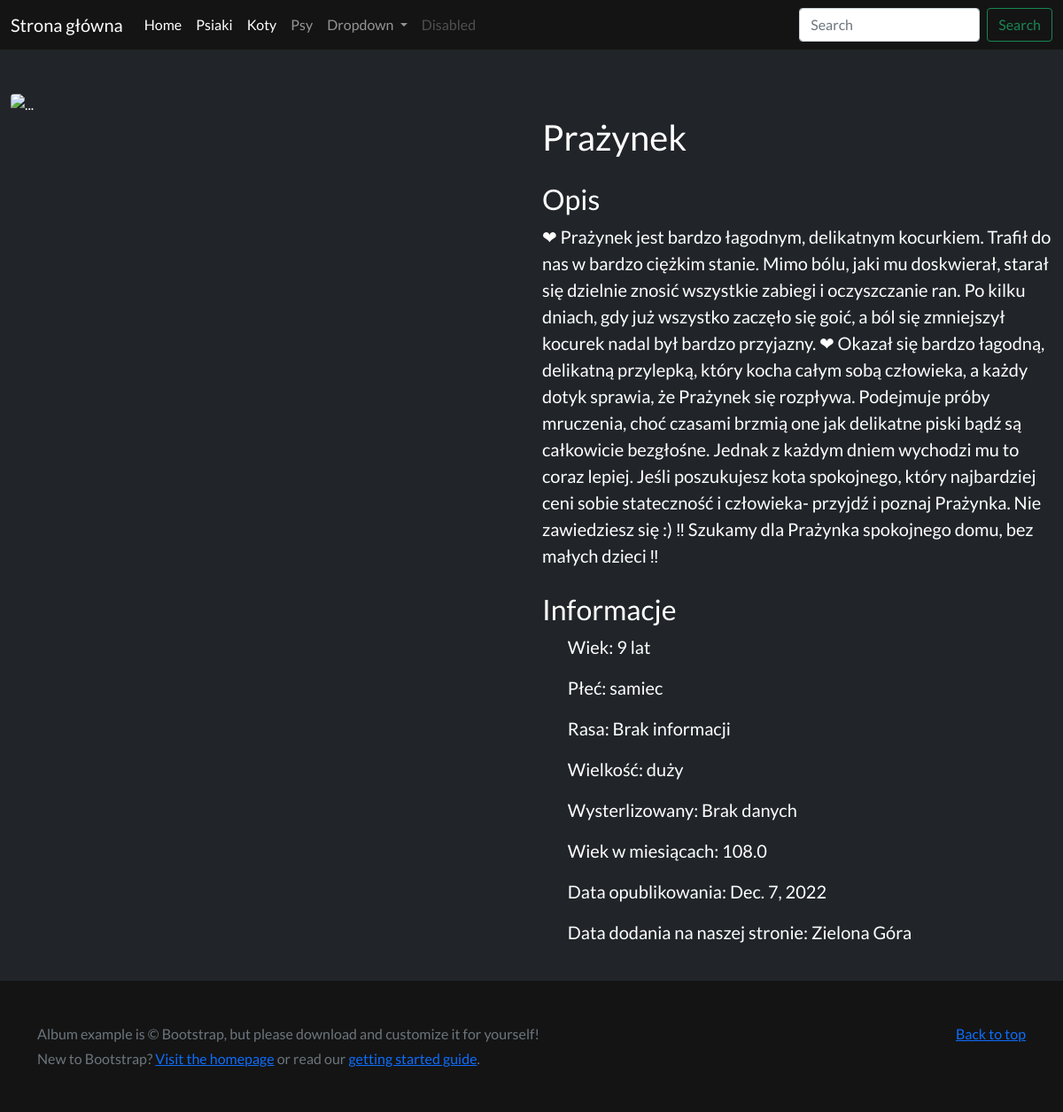
The page /animal/2/ on the database its author committed.
### shelters/models.py (models this page shows, shortened)
class Animal(models.Model):
    name = models.CharField(max_length=200)
    age = models.CharField(max_length=200)
    age_in_months = models.FloatField(default=1000)
    sex = models.CharField(max_length=200)
    breed = models.CharField(max_length=200)
    description = models.CharField(max_length=5000)
    pictures = models.CharField(max_length=2000)
    shelter = models.ForeignKey(Shelter, on_delete=models.CASCADE)
    publication_date = models.DateField(max_length=200, choices=SIZE_CHOICES)
    size = models.CharField(max_length=200)
    link = models.CharField(max_length=200)
    animal_type = models.CharField(max_length=200)
    active = models.BooleanField(default=True)
    sterilized = models.CharField(max_length=200, default="Brak danych")
    valid = models.BooleanField(default=True)
    in_shelter_from = models.CharField(max_length=200, default="Brak danych")
    created_at = models.DateTimeField(auto_now_add=True)
    updated_at = models.DateTimeField(auto_now=True)
    def first_picture(self):
        return self.pictures.split(",")[0]

class Shelter(models.Model):
    name = models.CharField(max_length=200)
    address = models.CharField(max_length=200)
    city = models.CharField(max_length=200)
    phone = models.CharField(max_length=200)
    email = models.CharField(max_length=200)
    website = models.CharField(max_length=200, primary_key=True)
    active = models.BooleanField(default=True)
    created_at = models.DateTimeField(auto_now_add=True)
    updated_at = models.DateTimeField(auto_now=True)

### shelters/views.py (the view)
# urls.py: path("animal/<int:pk>/", AnimalDetailView.as_view()),
class AnimalDetailView(DetailView):
    model = Animal
    context_object_name = "animal"
    template_name = "shelters/animal_card.html"

### shelters/templates/shelters/animal_card.html (shortened to what this page needs)
{% extends 'shelters/base.html' %}
{% block content %}
<div class="container-fluid">
    <div class="row justify-content-center text-white">
        <div class="col-12 col-md-12 col-lg-6 mb-4 mt-5  justify-content-center" style="max-width: 90%;">
            <img src={{animal.first_picture}} class="rounded " alt="...">
        </div>
        <div class="col-12 col-md-12 col-lg-6 mb-4 mt-5">
            <h1 class="fs-1" style="text-align:left">{{animal.name}} </h1>
            <h2 class="fs-2" style="text-align:left">Opis </h2>
            <p class="fs-5" style="text-align:left; overflow: auto;">{{animal.description}} </p>
            <h2 class="fs-2" style="text-align:left">Informacje </h2>
            <p class="fs-5" style="text-align:left; padding-left: 5%;">Wiek: {{animal.age}} </p>
            <p class="fs-5" style="text-align:left; padding-left: 5%;">Płeć: {{animal.sex}} </p>
            <p class="fs-5" style="text-align:left; padding-left: 5%;">Rasa: {{animal.breed}} </p>
            <p class="fs-5" style="text-align:left; padding-left: 5%;">Wielkość: {{animal.size}} </p>
            <p class="fs-5" style="text-align:left; padding-left: 5%;">Wysterlizowany: {{animal.sterilized}} </p>
            <p class="fs-5" style="text-align:left; padding-left: 5%;">Wiek w miesiącach: {{animal.age_in_months}} </p>
            <p class="fs-5" style="text-align:left; padding-left: 5%;">Data opublikowania: {{animal.publication_date}}
            </p>
            <p class="fs-5" style="text-align:left; padding-left: 5%;">Data dodania na naszej stronie:
                {{animal.shelter.city}} </p>
        </div>
    </div>
</div>
{% endblock %}

### shelters/templates/shelters/base.html (shortened to what this page needs)
{% load static %}
{% load crispy_forms_tags %}
<!doctype html>
<html>
<head>
    <link href="https://cdn.jsdelivr.net/npm/bootstrap@5.0.2/dist/css/bootstrap.min.css" rel="stylesheet"
>
    <link rel="stylesheet" href="{% static 'shelters/style.css' %}">
    <link rel="stylesheet" href="{% static 'shelters/normalize.css' %}">
</head>
<body style="background-color: #212529">
    <nav class="navbar navbar-expand-lg navbar-dark bg-black" style="background-color:rgb(20, 20, 20) ">
        <div class="container-fluid">
            <a class="navbar-brand" href="/home">Strona główna</a>
            <div class="collapse navbar-collapse" id="navbarSupportedContent">
                <ul class="navbar-nav me-auto mb-2 mb-lg-0">
                    <li class="nav-item">
                        <a class="nav-link active" aria-current="page" href="/home">Home</a>
                    </li>
                    <li class="nav-item">
                        <a class="nav-link active" aria-current="page" href="/dogs">Psiaki</a>
                    </li>
                    <li class="nav-item">
                        <a class="nav-link active" aria-current="page" href="/cats">Koty</a>
                    </li>
                    <li class="nav-item">
                        <a class="nav-link" href="/dogs"> Psy </a>
                    </li>
                    <li class="nav-item dropdown">
                        <a class="nav-link dropdown-toggle" href="#" id="navbarDropdown" role="button"
                            data-bs-toggle="dropdown" aria-expanded="false">
                            Dropdown
                        </a>
                    </li>
                    <li class="nav-item">
                        <a class="nav-link disabled" href="#" tabindex="-1" aria-disabled="true">Disabled</a>
                    </li>
                </ul>
                <form class="d-flex">
                    <input class="form-control me-2" type="search" placeholder="Search" aria-label="Search">
                    <button class="btn btn-outline-success" type="submit">Search</button>
                </form>
            </div>
        </div>
    </nav>
    <div id="content" , name="content" , class="main">
        {% block content %}
        {% endblock %}
    </div>
</body>
<footer class="text-muted py-5" style="background-color: rgb(20, 20, 20);">
    <div class="container">
        <p class="float-end mb-1">
            <a href="#">Back to top</a>
        </p>
        <p class="mb-1">Album example is &copy; Bootstrap, but please download and customize it for yourself!</p>
        <p class="mb-0">New to Bootstrap? <a href="/">Visit the homepage</a> or read our <a
                href="../getting-started/introduction/">getting started guide</a>.</p>
    </div>
</footer>
</html>

### shelters/static/shelters/style.css (style rules this page uses)
img { width: 80%; height: 100%; object-fit: cover; }
body { min-height: 100vh; margin: 0; display: grid; grid-template-rows: auto 1fr auto; }
footer { min-height: 50px; background: PapayaWhip; }

### shelters/templates/shelters/base.html (style rules this page uses)
body { font-family: 'Lato', sans-serif; }

### rows shown on the page
Animal: name "Prażynek", description "❤ Prażynek jest bardzo łagodnym, delikatnym kocurkiem. Trafił do nas w bardzo ciężkim stanie. Mimo bólu, jaki mu doskwierał, starał się dzielnie znosić wszystkie zabiegi i oczyszczanie ran. Po kilku dniach, gdy już wszystko zaczęło się goić, a ból się zmniejszył kocurek nadal był bardzo przyjazny. ❤ Okazał się bardzo łagodną, delikatną przylepką, który kocha całym sobą człowieka, a każdy dotyk sprawia, że Prażynek się rozpływa. Podejmuje próby mruczenia, choć czasami brzmią one jak delikatne piski bądź są całkowicie bezgłośne. Jednak z każdym dniem wychodzi mu to coraz lepiej. Jeśli poszukujesz kota spokojnego, który najbardziej ceni sobie stateczność i człowieka- przyjdź i poznaj Prażynka.…", age "9 lat", sex "samiec", breed "Brak informacji", size "duży", sterilized "Brak danych", age_in_months "108.0", publication_date "Dec. 7, 2022", shelter.city "Zielona Góra"
